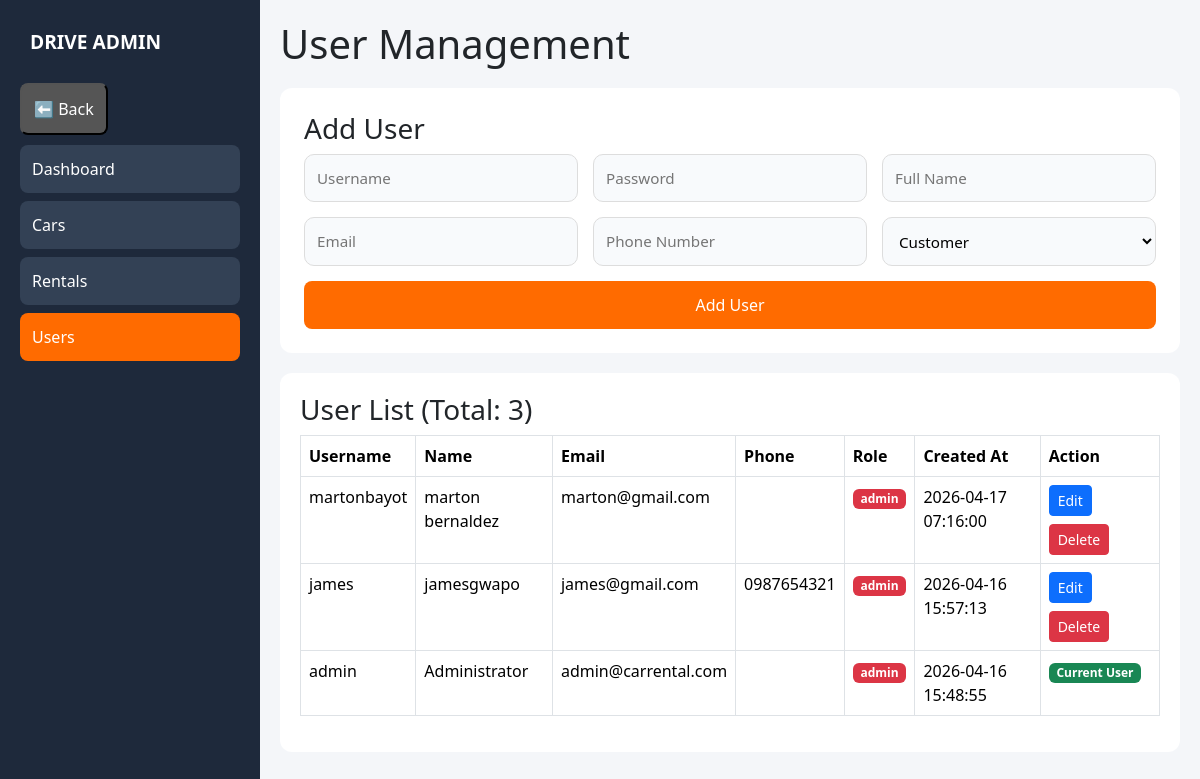
The page /car_rental_system/admin/users.php (signed in) on the database its author committed.
### tables this page shows
CREATE TABLE `users` (
  `id` int(11) NOT NULL,
  `username` varchar(50) NOT NULL,
  `password` varchar(255) NOT NULL,
  `full_name` varchar(100) NOT NULL,
  `email` varchar(100) DEFAULT NULL,
  `phone` varchar(20) DEFAULT NULL,
  `role` enum('admin','worker','customer') DEFAULT 'customer',
  `created_at` timestamp NOT NULL DEFAULT current_timestamp()
);

### car_rental_system/admin/users.php (the view, shortened to what this page needs)
<?php
require_once '../config/database.php';
$users = $pdo->query("SELECT * FROM users ORDER BY id DESC")->fetchAll();
?>
<!DOCTYPE html>
<html>
<head>
    <link rel="stylesheet" href="../assets/bootstrap/css/bootstrap.min.css">
    <link rel="stylesheet" href="../assets/css/admin.css">
    <link rel="stylesheet" href="../assets/css/navigation.css">
</head>
<body>
<div class="dashboard">
<?php include 'sidebar.php'; ?>
<div class="main">
<h1> User Management</h1>
<div class="panel form-panel">
<h3>Add User</h3>
<form method="POST" class="form-grid">
<input type="text" name="username" placeholder="Username" required>
<input type="password" name="password" placeholder="Password" required>
<input type="text" name="full_name" placeholder="Full Name" required>
<input type="email" name="email" placeholder="Email">
<input type="text" name="phone" placeholder="Phone Number">
<select name="role">
<option value="customer">Customer</option>
</select>
<button type="submit" name="add_user" class="btn-submit">Add User</button>
</form>
</div>
<div class="panel">
<h3>User List (Total: <?= count($users) ?>)</h3>
<table class="table table-bordered">
<thead>
<tr>
<th>Username</th>
<th>Name</th>
<th>Email</th>
<th>Phone</th>
<th>Role</th>
<th>Created At</th>
<th>Action</th>
</tr>
</thead>
<tbody>
<?php foreach($users as $u): ?>
<tr>
<td><?= htmlspecialchars($u['username']) ?></td>
<td><?= htmlspecialchars($u['full_name']) ?></td>
<td><?= htmlspecialchars($u['email']) ?></td>
<td><?= htmlspecialchars($u['phone']) ?></td>
<td>
<span class="badge bg-<?= $u['role']=='admin'?'danger':($u['role']=='worker'?'warning':'info') ?>">
<?= $u['role'] ?>
</span>
</td>
<td><?= $u['created_at'] ?></td>
<td>
<?php if($u['id'] != $_SESSION['user_id']): ?>
<div class="table-actions">
<button type="button" class="btn btn-sm btn-primary" onclick="editUser(
<?= $u['id'] ?>,
'<?= htmlspecialchars($u['username'], ENT_QUOTES) ?>',
'<?= htmlspecialchars($u['full_name'], ENT_QUOTES) ?>',
'<?= htmlspecialchars($u['email'], ENT_QUOTES) ?>',
'<?= htmlspecialchars($u['phone'], ENT_QUOTES) ?>',
'<?= $u['role'] ?>'
)">Edit</button>
<form method="POST" style="display:inline;">
<button class="btn btn-sm btn-danger">Delete</button>
</form>
</div>
<?php else: ?>
<span class="badge bg-success">Current User</span>
<?php endif; ?>
</td>
</tr>
<?php endforeach; ?>
</tbody>
</table>
</div>
</div>
</div>
</body>
</html>

### car_rental_system/assets/css/admin.css (style rules this page uses)
* { margin: 0; padding: 0; box-sizing: border-box; }
body { font-family: 'Segoe UI', Tahoma, Geneva, Verdana, sans-serif; background: #f4f6f9; }
.dashboard { display: flex; min-height: 100vh; }
.main { flex: 1; padding: 20px; }
.main h1 { margin-bottom: 10px; }
.panel { background: white; padding: 20px; border-radius: 12px; margin-top: 20px; }
table { width: 100%; border-collapse: collapse; }
th, td { padding: 12px; text-align: left; border-bottom: 1px solid #eee; }
th { background: #f8fafc; font-weight: 600; }
tbody tr:nth-child(even) { background: #f9f9f9; }
.form-grid { display: grid; grid-template-columns: repeat(3, 1fr); gap: 15px; }
.form-grid input, .form-grid select, .form-grid textarea { padding: 10px; border: 1px solid #ddd; border-radius: 8px; font-size: 1rem; }
.btn-submit { background: #ff6b00; color: white; border: none; padding: 12px; border-radius: 8px; cursor: pointer; font-size: 1rem; transition: 0.3s; grid-column: span 3; }
.form-panel { padding: 24px; }
.panel form input, .panel form select, .panel form textarea { width: 100%; padding: 12px; border: 1px solid #ddd; border-radius: 10px; background: #f8fafc; font-size: 0.95rem; }
.table-actions { display: flex; gap: 8px; flex-wrap: wrap; align-items: center; }

### rows shown on the page
users: username "martonbayot", full_name "marton bernaldez", email "marton@gmail.com", role "admin", created_at "2026-04-17 07:16:00"
users: username "james", full_name "jamesgwapo", email "james@gmail.com", phone "0987654321", role "admin", created_at "2026-04-16 15:57:13"
users: username "admin", full_name "Administrator", email "admin@carrental.com", role "admin", created_at "2026-04-16 15:48:55", shows "Current User"

### other values the page prints
count($users) "3"
